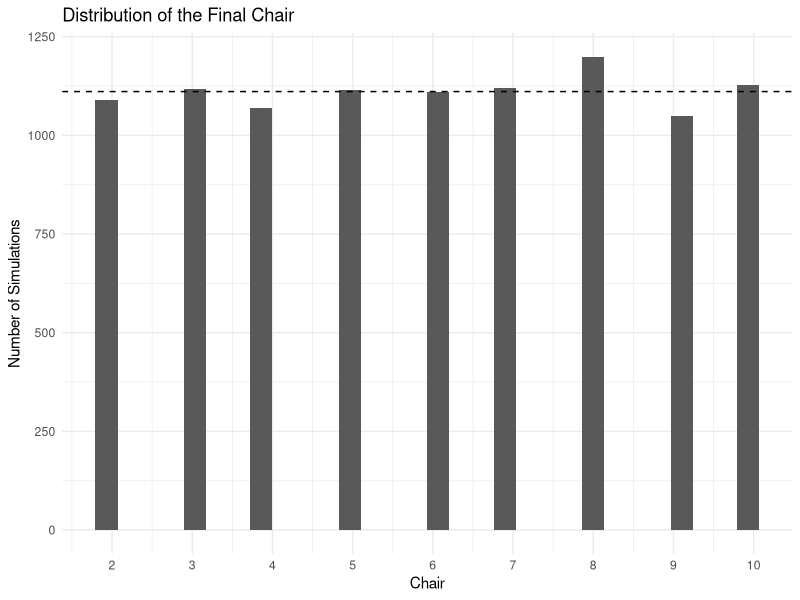
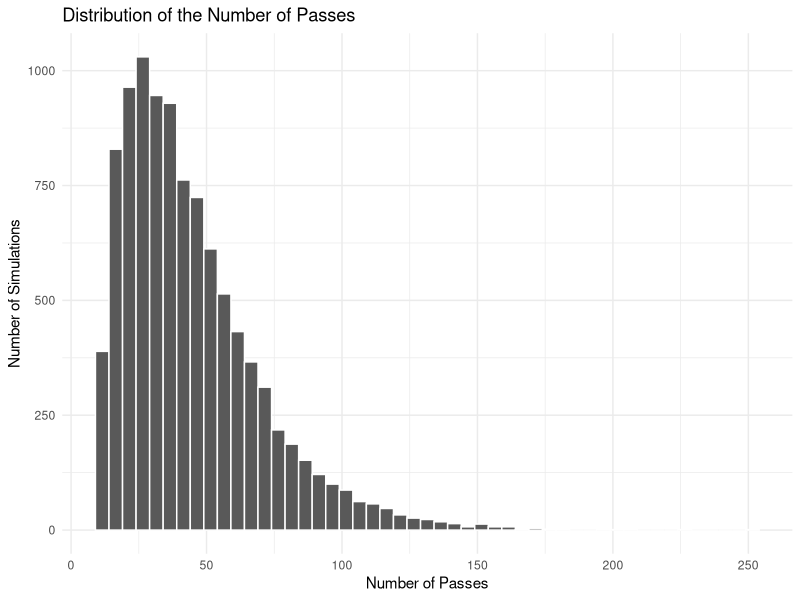
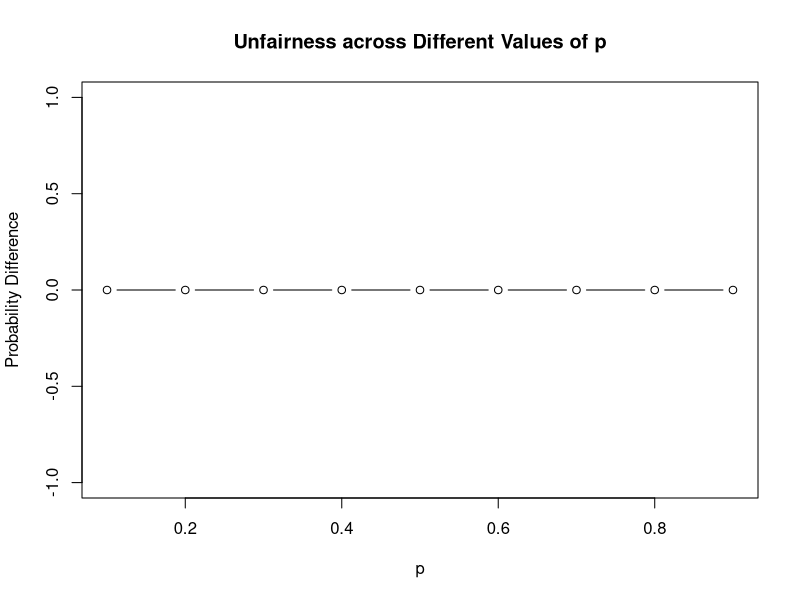
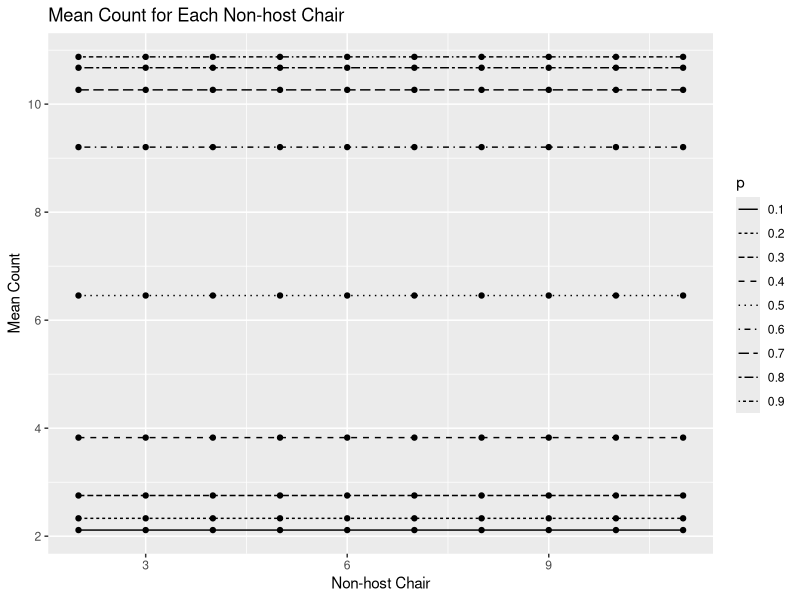

Write R code to recreate these figures, in order.
## ---- chunk 1
set.seed(648)
library(dplyr)
library(ggplot2)
## ---- chunk 2
# AI disclosure: this code was mostly hand-coded by me. The only help I received from AI was that, at first, I used 'j' instead of 'i' inside the loop and did not set 'i <- j' after the loop ended. I have now revised the code to use 'i consistently throughout.

# say p is probability for heads, which mean left
present_party <- function(chair = 10, p = 0.5){
  x <- rep(0, chair)
  i <- 1 # the host hold the ball at the beginning
  x[i] <- 1
  n <- 0
  while (sum(x) != chair){
    a <- 2 * rbinom(1, 1, p) - 1 # if head, pass to left, then 1, otherwise -1
    i <- i + a
    if (i == 0) i <- chair else if (i == chair + 1) i <- 1
    x[i] <- 1
    n <- n + 1
  }
  return(c(i,n))
}

present_party()
## ---- chunk 3
# To prove it is correct, we should consider some extreme cases:
present_party(chair = 10, p = 1) # would return 10 and 9 rounds
present_party(chair = 10, p = 0) # would return 2 and 9 rounds
present_party(chair = 1, p = 0.5) # would return 1 and 0 rounds
## ---- chunk 4
set.seed(648)
sim <- rep(0,10000)
pass <- rep(0,10000)
for (j in seq_along(sim)){
  sim[j] <- present_party()[1]
  pass[j] <- present_party()[2]
}
head(sim,10)
head(pass,10)
## ---- chunk 5
# AI disclosure: This code was created with the help of AI.

ggplot(data.frame(x = sim), aes(x = sim)) +
  geom_histogram() +
  scale_x_continuous(breaks = 2:10) + 
  geom_hline(
  yintercept = 10000 / 9,
  linetype = "dashed")+
  labs(
    title = "Distribution of the Final Chair",
    x = "Chair",
    y = "Number of Simulations"
  ) +
  theme_minimal()
## ---- chunk 6
summary(pass)

# AI disclosure: This code was created with the help of AI.
ggplot(data.frame(x = pass), aes(x = pass)) +
  geom_histogram(
    binwidth = 5,
    boundary = 9,
    color = "white"
  ) +
  labs(
    title = "Distribution of the Number of Passes",
    x = "Number of Passes",
    y = "Number of Simulations"
  ) +
  theme_minimal()
## ---- chunk 7
# AI disclosure: I originally planned to use a KS test, but ChatGPT pointed out that the KS test is designed for continuous distributions, whereas the outcome here is discrete.
chisq.test(table(sim), p = rep(1/9, 9))
## ---- chunk 8
# AI disclosure:
# I wrote the pseudocode for the for loop and asked ChatGPT to convert it into executable R code, then I checked and revised a little bit. For the function version I hand coded it.

# The pseudocode was as follows:

# For-loop version:
# say prob = (0.1, 0.2, ..., 0.9), chair = n (I can decide it, say 11),
# for p in prob:
#     for i in 10000:
#         store [1] from present_party(n, prob[i]) in a matrix
#     within the first loop, calculate the mean after completing 10000 simulations.

# My definition of "unfair" is:
# Calculate the probability of each chair as count / total, then subtract the smallest probability from the largest probability. This gives the probability difference. When p = 0.5, ideally every chair should have a probability of 0.1, so the probability difference should be 0.

# Therefore, plot1 has p from 0.1 to 0.9 (length(prob)) on the X-axis and probability difference (unfairness) on the Y-axis. table1 contains the same information.

# Plot2 has the n-1 non-host chairs (chairs 2 through n) on the X-axis and the mean count for each chair on the Y-axis. There are length(prob) lines in total, one for each scenario, with 10000 simulations for each scenario.


# For loop version --------------------------------------------------------
prob <- seq(0.1, 0.9, by = 0.1)
chair <- 11
result <- list()

for (p in prob) {
  # Store the count of each chair for every simulation (0/1)
  counts <- matrix(0, nrow = 10000, ncol = chair)
  
  for (i in 1:10000) {
    # Run the party simulation
    simulation <- present_party(chair, p = p)
    # Store the counts
    counts[i, ] <- simulation[[1]]
  }
  
  # Calculate the mean count for each chair
  mean_counts <- colMeans(counts)
  
  # Calculate the probability for each chair
  probabilities <- mean_counts / sum(mean_counts)
  
  # Calculate unfairness
  unfairness <- max(probabilities) - min(probabilities)
  
  # Store the results
  result[[as.character(p)]] <- list(
    mean_counts = mean_counts,
    probabilities = probabilities,
    unfairness = unfairness
  )
}


# ------------------------------------------------------------
# Table 1: p and unfairness
# ------------------------------------------------------------

table1 <- data.frame(
  p = prob,
  unfairness = sapply(result, function(x) x$unfairness)
)

table1


# ------------------------------------------------------------
# Plot 1: p vs. unfairness
# ------------------------------------------------------------

plot(
  table1$p,
  table1$unfairness,
  type = "b",
  xlab = "p",
  ylab = "Probability Difference",
  main = "Unfairness across Different Values of p"
)


# ------------------------------------------------------------
# Plot 2: Mean count for each non-host chair
# ------------------------------------------------------------

plot2_data <- data.frame()

for (p in prob) {
  
  temp <- data.frame(
    chair = 2:chair,
    mean_count = result[[as.character(p)]]$mean_counts[2:chair],
    p = p
  )
  
  plot2_data <- rbind(plot2_data, temp)
}

ggplot(
  plot2_data,
  aes(x = chair, y = mean_count, group = p)
) +
  geom_line(aes(linetype = factor(p))) +
  geom_point() +
  labs(
    x = "Non-host Chair",
    y = "Mean Count",
    linetype = "p",
    title = "Mean Count for Each Non-host Chair"
  )

## ---- chunk 9
